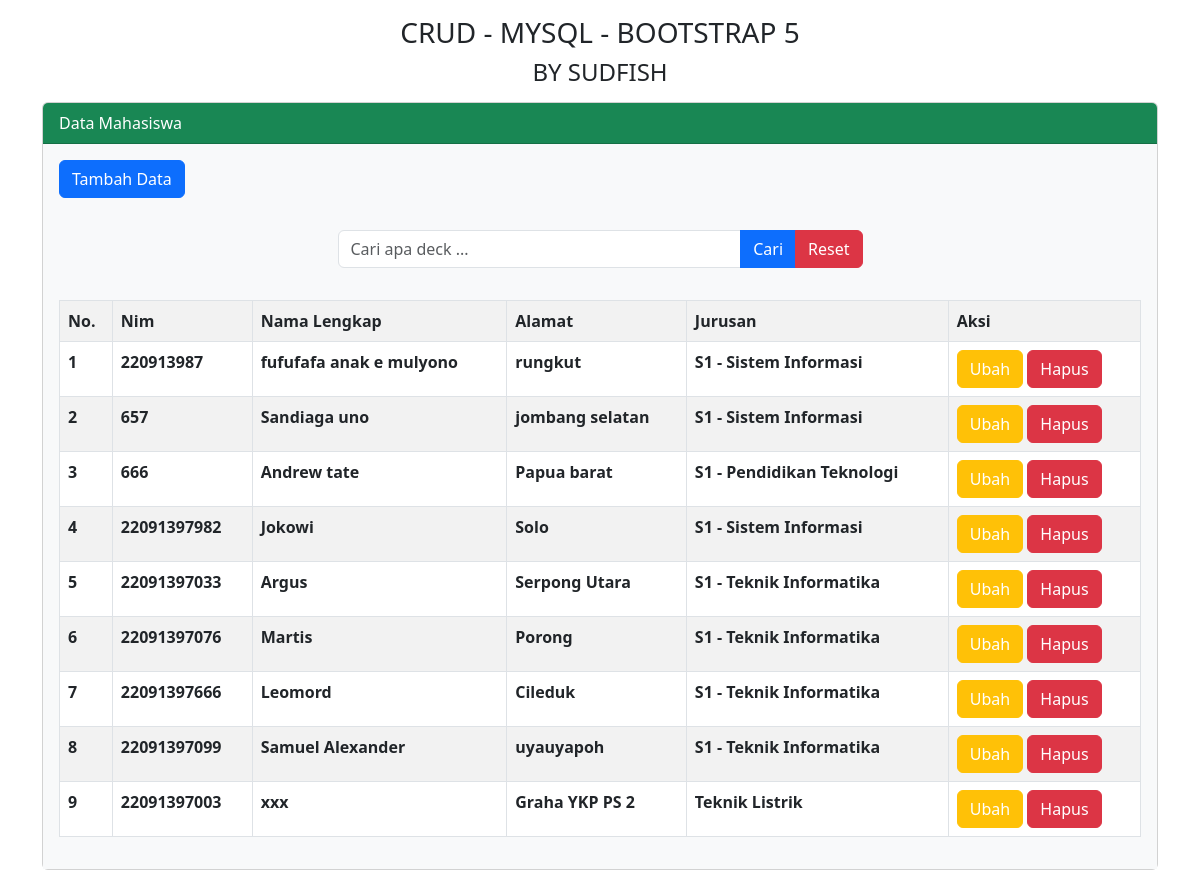
Screenshot of /crudmodal/index.php with the database file from the repository.
### tables this page shows
CREATE TABLE `tmhs` (
  `id_mhs` int(11) NOT NULL,
  `nim` char(15) NOT NULL,
  `nama` varchar(150) NOT NULL,
  `alamat` varchar(150) NOT NULL,
  `prodi` varchar(25) NOT NULL
);

### crudmodal/index.php (the view, shortened to what this page needs)
<?php
include "koneksi.php";
?>
<!doctype html>
<html lang="en">
  <head>
    <link href="https://cdn.jsdelivr.net/npm/bootstrap@5.3.0-alpha1/dist/css/bootstrap.min.css" rel="stylesheet">
  </head>
  <body>
    <div class="container">
    <div class="mt-3">
    <h3 class="text-center">CRUD - MYSQL - BOOTSTRAP 5</h3>
    <h4 class="text-center">BY SUDFISH</h4>
    </div>
            <div class="card mt-3">
        <div class="card-header bg-success text-white">
            Data Mahasiswa
        </div>
        <div class="card-body bg-light">
<button type="button" class="btn btn-primary mb-3" data-bs-toggle="modal" data-bs-target="#staticBackdrop1">
  Tambah Data
</button>
<div class="card-body">
  <div class="col-md-6 mx-auto">
<form method="POST">
<div class="input-group mb-3">
  <input type="text" name="tcari" class="form-control" placeholder="Cari apa deck ... " autocomplete="off">
  <button class="btn btn-primary" name="bcari" type="submit">Cari</button>
  <button class="btn btn-danger" name="breset" type="submit">Reset</button>
</div>
</form>
  </div>
</div>
<table class="table table-bordered table-striped table-hover">
<tr>
    <th>No.</th>
    <th>Nim</th>
    <th>Nama Lengkap</th>
    <th>Alamat</th>
    <th>Jurusan</th>
    <th>Aksi</th>
</tr>
<?php
$no = 1;
if(isset($_POST['bcari'])){
  $keyword = $_POST['tcari'];
  $q = "SELECT * FROM tmhs WHERE nim like '%$keyword%' or
                                 nama like '%$keyword%' or
                                 alamat like '%$keyword%' or
                                 prodi like '%$keyword%' order by
  id_mhs desc";
} else {
  $q = "SELECT * FROM tmhs order by id_mhs desc";
}
$tampil = mysqli_query($koneksi, $q);
while($data = mysqli_fetch_array($tampil)) :
?>
<tr>
    <th><?= $no++ ?></th>
    <th><?= $data['nim']; ?></th>
    <th><?= $data['nama']; ?></th>
    <th><?= $data['alamat']; ?></th>
    <th><?= $data['prodi'] ?></th>
    <th>
        <a href="#" class="btn btn-warning text-white" data-bs-toggle="modal" data-bs-target="#staticBackdrop2<?= $no ?>">Ubah</a>
        <a href="#" class="btn btn-danger"  data-bs-toggle="modal" data-bs-target="#staticBackdrop3<?= $no ?>">Hapus</a>
    </th>
</tr>
<?php endwhile; ?>
</table>
        </div>
        </div>
    </div>
  </body>
</html>

### rows the page displays
tmhs: nim "220913987", nama "fufufafa anak e mulyono", alamat "rungkut", prodi "S1 - Sistem Informasi"
tmhs: nim "657", nama "Sandiaga uno", alamat "jombang selatan", prodi "S1 - Sistem Informasi"
tmhs: nim "666", nama "Andrew tate", alamat "Papua barat", prodi "S1 - Pendidikan Teknologi"
tmhs: nim "22091397982", nama "Jokowi", alamat "Solo", prodi "S1 - Sistem Informasi"
tmhs: nim "22091397033", nama "Argus", alamat "Serpong Utara", prodi "S1 - Teknik Informatika"
tmhs: nim "22091397076", nama "Martis", alamat "Porong", prodi "S1 - Teknik Informatika"
tmhs: nim "22091397666", nama "Leomord", alamat "Cileduk", prodi "S1 - Teknik Informatika"
tmhs: nim "22091397099", nama "Samuel Alexander", alamat "uyauyapoh", prodi "S1 - Teknik Informatika"
tmhs: nim "22091397003", nama "xxx", alamat "Graha YKP PS 2", prodi "Teknik Listrik"
